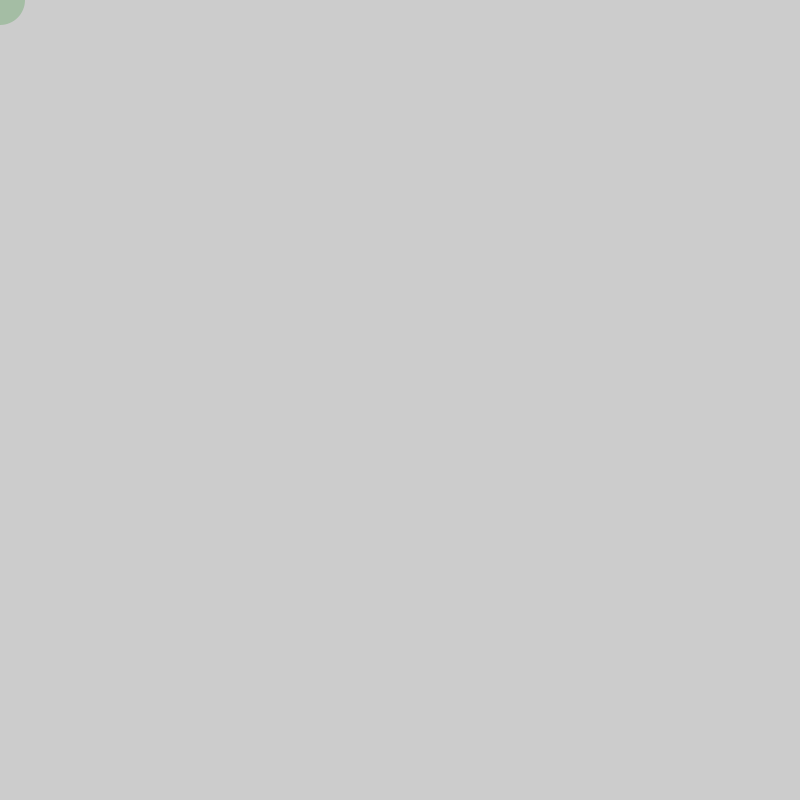
Frame 1 (no input)
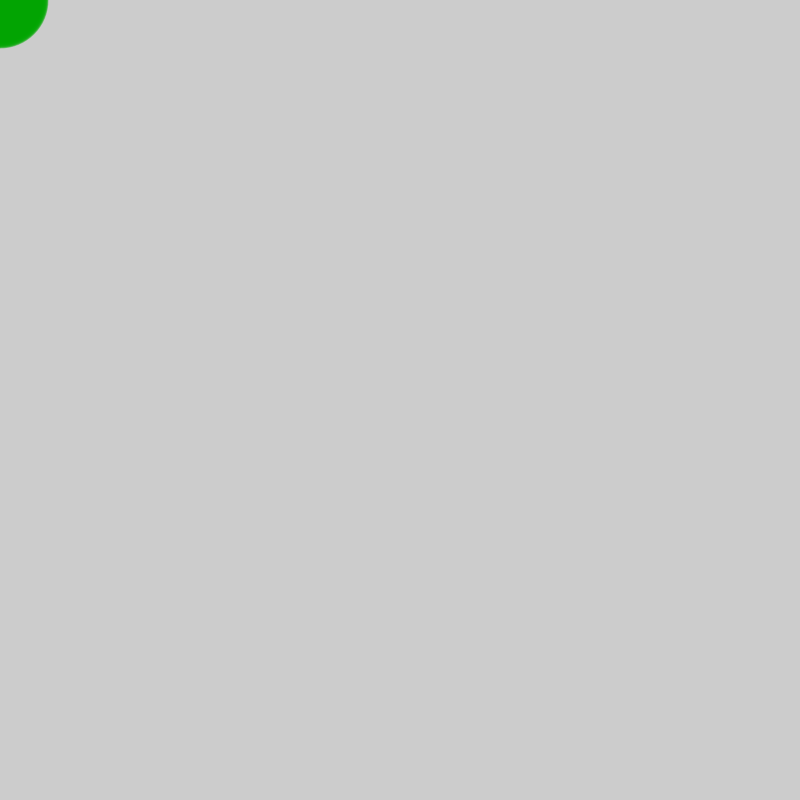
Frame 60 (the mouse pressed at the canvas centre just before this capture)
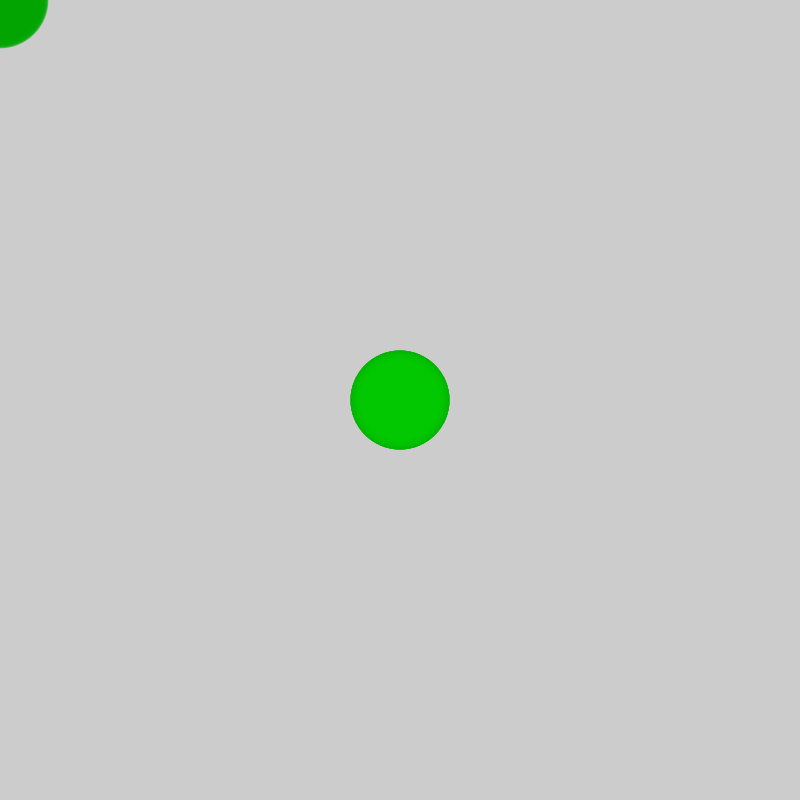
Frame 120 (the mouse held since frame 60 and released just before this capture)

The Processing sketch that drew these frames (run headless with seeded random() and noise(); from frame 60 on, the mouse is pressed at the canvas centre):

// Processing sketch: GreenSnake
// ── GreenSnake.pde
int green = 255;
int time = 0;
int diameter = 50;

void setup() {
  size(800, 800);
}

void draw() {
  time = time + 1;
  green = int(128 * (1 + sin(time * 2 * PI / frameRate / 20)));
  diameter = int(50 * (1 + sin( time * 2 * PI / frameRate / 5)));
  

  noStroke();
  fill(0, green, 0, 50);  
  ellipse(mouseX, mouseY, diameter, diameter);
}
